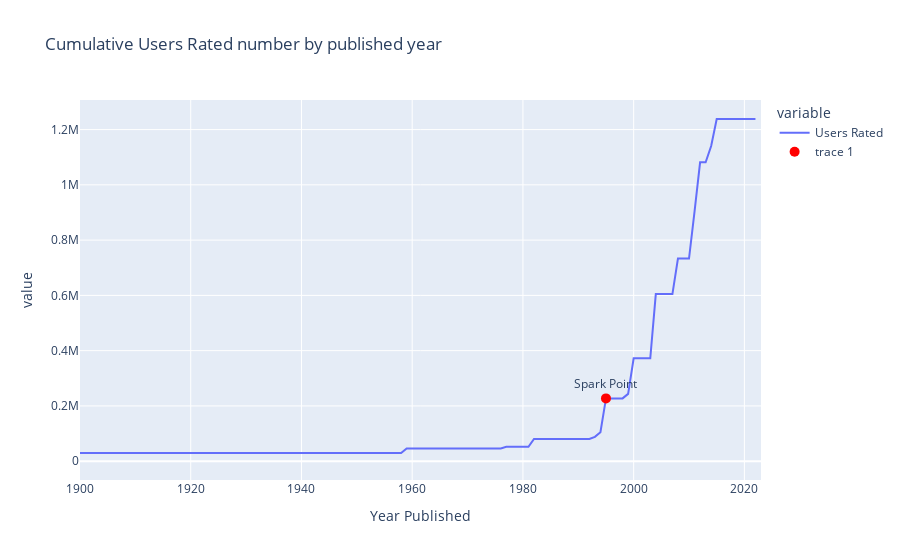
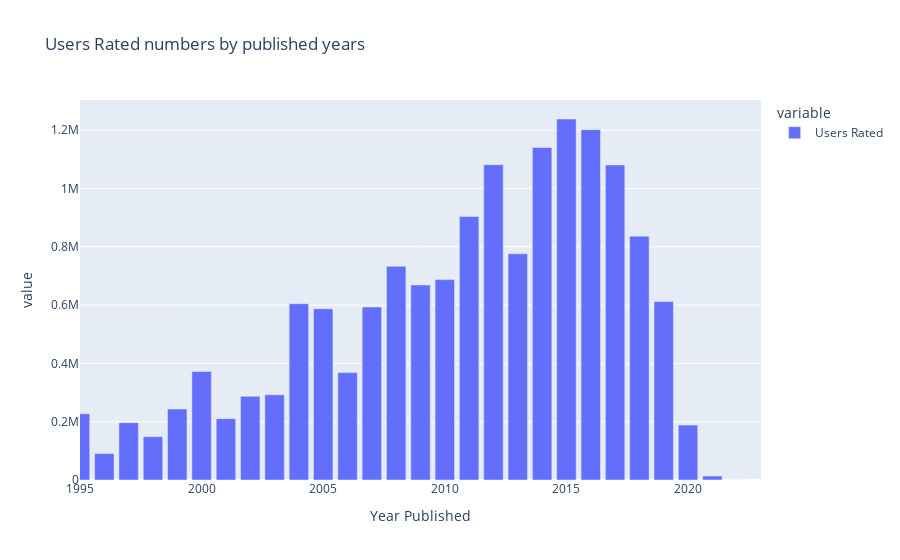

The cell these charts' notebook holds for them, in order:
### Markdown cell above
## Year Published

### Code cell
# I plot the cumulative users rated number by published year. I see that there is a spark point around 1995, where the number of users rated increases significantly.
fig1 = px.line(boardgame.groupby(["Year Published"])["Users Rated"].sum().cummax(),range_x=[1900,2023],title="Cumulative Users Rated number by published year")

point_to_mark = {
    'Year Published': 1995,
    'value': 227242
}
fig1.add_trace(go.Scatter(x=[point_to_mark['Year Published']], y=[point_to_mark['value']], mode='markers+text',
                         marker=dict(size=10, color='red'), text='Spark Point',textposition='top center'))
fig1.show()

# I decide to exclude the games that are published before 1995, because they are not popular enough and I don't want to recommend them.

# I plot the users rated numbers by published years. I see that the games published after 2020 have very low numbers of users rated, which might indicate that the data was collected in early 2021.
fig2= px.bar(boardgame.groupby(["Year Published"])["Users Rated"].sum(),range_x=[1995,2023],title= "Users Rated numbers by published years" )

fig2.show()

# I decide to exclude the games published after 2020, because they are not reliable enough and I don't want to recommend them.

# I filter the data to keep only the games published between 1995 and 2020.
boardgame = boardgame[(boardgame["Year Published"]>=1995) & (boardgame["Year Published"]<=2020)]

### Figure 1 — Plotly figure (JSON) as saved in the notebook; plotly's stock layout.template omitted (floating-point values rounded to 4 significant figures; data arrays with more than 128 entries replaced by an {"elided": "..."} marker saying what was removed)
{"data": [{"hovertemplate": "variable=Users Rated<br>Year Published=%{x}<br>value=%{y}<extra></extra>", "legendgroup": "Users Rated", "line": {"color": "#636efa", "dash": "solid"}, "marker": {"symbol": "circle"}, "mode": "lines", "name": "Users Rated", "orientation": "v", "showlegend": true, "type": "scatter", "x": {"elided": "188 int values"}, "xaxis": "x", "y": {"elided": "188 int values"}, "yaxis": "y"}, {"marker": {"color": "red", "size": 10}, "mode": "markers+text", "text": "Spark Point", "textposition": "top center", "type": "scatter", "x": [1995], "y": [227242]}], "layout": {"legend": {"title": {"text": "variable"}, "tracegroupgap": 0}, "title": {"text": "Cumulative Users Rated number by published year"}, "xaxis": {"anchor": "y", "domain": [0, 1], "range": [1900, 2023], "title": {"text": "Year Published"}}, "yaxis": {"anchor": "x", "domain": [0, 1], "title": {"text": "value"}}}}

### Figure 2 — Plotly figure (JSON) as saved in the notebook; plotly's stock layout.template omitted (floating-point values rounded to 4 significant figures; data arrays with more than 128 entries replaced by an {"elided": "..."} marker saying what was removed)
{"data": [{"alignmentgroup": "True", "hovertemplate": "variable=Users Rated<br>Year Published=%{x}<br>value=%{y}<extra></extra>", "legendgroup": "Users Rated", "marker": {"color": "#636efa", "pattern": {"shape": ""}}, "name": "Users Rated", "offsetgroup": "Users Rated", "orientation": "v", "showlegend": true, "textposition": "auto", "type": "bar", "x": {"elided": "188 int values"}, "xaxis": "x", "y": {"elided": "188 int values"}, "yaxis": "y"}], "layout": {"barmode": "relative", "legend": {"title": {"text": "variable"}, "tracegroupgap": 0}, "title": {"text": "Users Rated numbers by published years"}, "xaxis": {"anchor": "y", "domain": [0, 1], "range": [1995, 2023], "title": {"text": "Year Published"}}, "yaxis": {"anchor": "x", "domain": [0, 1], "title": {"text": "value"}}}}
